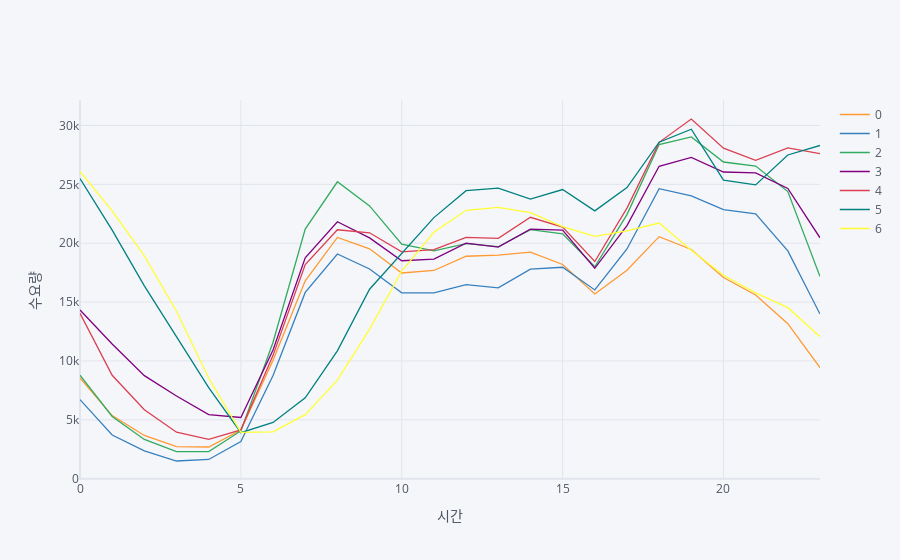

Source (notebook cell):
### Markdown cell above
* 피크타임 : 18 ~ 19시  
* 오프피크타임 : 05시

### Code cell
df.groupby(['hour','weekday'])['cnt'].mean().unstack().iplot(xTitle='시간', yTitle='수요량')

### Figure 1 — Plotly figure (JSON) as saved in the notebook; plotly's stock layout.template omitted (floating-point values rounded to 4 significant figures)
{"data": [{"line": {"color": "rgba(255, 153, 51, 1.0)", "dash": "solid", "shape": "linear", "width": 1.3}, "mode": "lines", "name": "0", "text": "", "type": "scatter", "x": [0, 1, 2, 3, 4, 5, 6, 7, 8, 9, 10, 11, 12, 13, 14, 15, 16, 17, 18, 19, 20, 21, 22, 23], "y": [8553.0, 5360.0, 3675.0, 2730, 2691.0, 4134.0, 10070.0, 16810.0, 20490.0, 19520.0, 17472, 17690.0, 18900.0, 18992, 19240.0, 18196, 15690.0, 17700.0, 20559, 19470.0, 17094, 15600.0, 13170.0, 9427]}, {"line": {"color": "rgba(55, 128, 191, 1.0)", "dash": "solid", "shape": "linear", "width": 1.3}, "mode": "lines", "name": "1", "text": "", "type": "scatter", "x": [0, 1, 2, 3, 4, 5, 6, 7, 8, 9, 10, 11, 12, 13, 14, 15, 16, 17, 18, 19, 20, 21, 22, 23], "y": [6719.0, 3707, 2362.0, 1504, 1634.0, 3159, 8757.0, 15820.0, 19090.0, 17820.0, 15790.0, 15790.0, 16490.0, 16210.0, 17799, 17960.0, 16034, 19510.0, 24640.0, 24012, 22860.0, 22500.0, 19352, 13983]}, {"line": {"color": "rgba(50, 171, 96, 1.0)", "dash": "solid", "shape": "linear", "width": 1.3}, "mode": "lines", "name": "2", "text": "", "type": "scatter", "x": [0, 1, 2, 3, 4, 5, 6, 7, 8, 9, 10, 11, 12, 13, 14, 15, 16, 17, 18, 19, 20, 21, 22, 23], "y": [8787, 5283.0, 3338.0, 2307, 2297.0, 4058.0, 11587, 21200.0, 25219, 23170.0, 19930.0, 19350.0, 19970.0, 19710.0, 21160.0, 20800.0, 18000.0, 22430.0, 28380.0, 29020.0, 26900.0, 26550.0, 24380.0, 17170.0]}, {"line": {"color": "rgba(128, 0, 128, 1.0)", "dash": "solid", "shape": "linear", "width": 1.3}, "mode": "lines", "name": "3", "text": "", "type": "scatter", "x": [0, 1, 2, 3, 4, 5, 6, 7, 8, 9, 10, 11, 12, 13, 14, 15, 16, 17, 18, 19, 20, 21, 22, 23], "y": [14330.0, 11440.0, 8754.0, 7030.0, 5445.0, 5198.0, 10925, 18754, 21822, 20450.0, 18513, 18660.0, 20010.0, 19670.0, 21190.0, 21120.0, 17873, 21490.0, 26537, 27290.0, 26050.0, 25970.0, 24650.0, 20464]}, {"line": {"color": "rgba(219, 64, 82, 1.0)", "dash": "solid", "shape": "linear", "width": 1.3}, "mode": "lines", "name": "4", "text": "", "type": "scatter", "x": [0, 1, 2, 3, 4, 5, 6, 7, 8, 9, 10, 11, 12, 13, 14, 15, 16, 17, 18, 19, 20, 21, 22, 23], "y": [14050.0, 8786.0, 5857.0, 3949.0, 3342.0, 4150, 10476, 18190.0, 21140.0, 20890.0, 19260.0, 19460.0, 20500.0, 20420.0, 22210.0, 21370.0, 18450.0, 22980.0, 28569, 30550.0, 28076, 27040.0, 28099, 27606]}, {"line": {"color": "rgba(0, 128, 128, 1.0)", "dash": "solid", "shape": "linear", "width": 1.3}, "mode": "lines", "name": "5", "text": "", "type": "scatter", "x": [0, 1, 2, 3, 4, 5, 6, 7, 8, 9, 10, 11, 12, 13, 14, 15, 16, 17, 18, 19, 20, 21, 22, 23], "y": [25490.0, 21120.0, 16382, 12112, 7730.0, 3912.0, 4776.0, 6867.0, 10860.0, 16090.0, 19140.0, 22180.0, 24460.0, 24672, 23750.0, 24560.0, 22746, 24730.0, 28580.0, 29680.0, 25360, 24950.0, 27500.0, 28303]}, {"line": {"color": "rgba(255, 255, 51, 1.0)", "dash": "solid", "shape": "linear", "width": 1.3}, "mode": "lines", "name": "6", "text": "", "type": "scatter", "x": [0, 1, 2, 3, 4, 5, 6, 7, 8, 9, 10, 11, 12, 13, 14, 15, 16, 17, 18, 19, 20, 21, 22, 23], "y": [26099, 22750.0, 18918, 14230.0, 8549.0, 3933.0, 3984.0, 5437, 8368.0, 12710.0, 17620.0, 20930.0, 22797, 23040.0, 22600.0, 21411, 20581, 21050.0, 21710.0, 19400.0, 17280.0, 15779, 14530.0, 12060.0]}], "layout": {"legend": {"bgcolor": "#F5F6F9", "font": {"color": "#4D5663"}}, "paper_bgcolor": "#F5F6F9", "plot_bgcolor": "#F5F6F9", "title": {"font": {"color": "#4D5663"}}, "xaxis": {"gridcolor": "#E1E5ED", "showgrid": true, "tickfont": {"color": "#4D5663"}, "title": {"font": {"color": "#4D5663"}, "text": "시간"}, "zerolinecolor": "#E1E5ED"}, "yaxis": {"gridcolor": "#E1E5ED", "showgrid": true, "tickfont": {"color": "#4D5663"}, "title": {"font": {"color": "#4D5663"}, "text": "수요량"}, "zerolinecolor": "#E1E5ED"}}}
